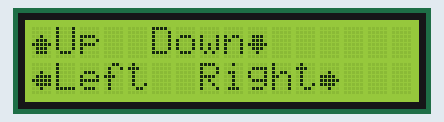
Recording of a sketch running on a simulated Arduino Uno, built with avr-gcc and run on an emulated ATmega328P. On the bench: 16×2 character LCD.

Above: at 0.1 s.
At 1.4 s:
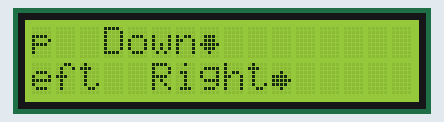
At 2.9 s:
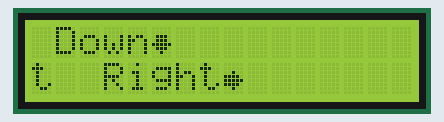
At 5.1 s:
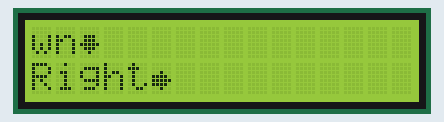
At 8.1 s:
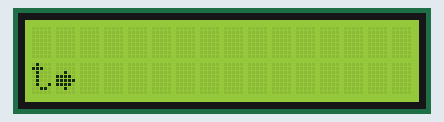
At 10.9 s:
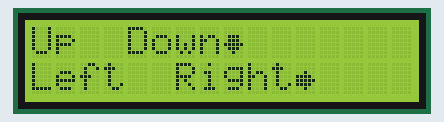

Measured:
- by itself, everything shown: repeats every 10.3 s, in 14 steps
- what the display in image 1 shows lasts 0.8 s, from 1.3 s to 2.1 s

The sketch:

ex5-1-2.ino
```cpp
//========== ex5-1-2.ino ============
// pins 12~10 connected to P13A-1~P13A-3; RS, RW, EN
// pins 5~2 connected to P13A-8~P13A-11; DB4~DB7
// LCD 1602 inserted in P13A1 header
//========== Global Declaration ============
#include <LiquidCrystal.h>		// include the LiquidCrystal library
LiquidCrystal  myLCD(12,11,10, 5,4,3,2);// create a LiquidCrystal object named myLCD
byte up[]={	0b00000,
		0b00000,
		0b00100,
		0b01110,
		0b11111,
		0b01110,
		0b01110,
		0b00000
	   };
byte down[]={	0b00000,
		0b00000,
		0b01110,
		0b01110,
		0b11111,
		0b01110,
		0b00100,
		0b00000
	    };
byte left[]={	0b00000,
		0b00000,
		0b00100,
		0b01111,
		0b11111,
		0b01111,
		0b00100,
		0b00000
	     };
byte right[]={	0b00000,
		0b00000,
		0b00100,
		0b11110,
		0b11111,
		0b11110,
		0b00100,
		0b00000
	     };
//========== Initialization ============
void setup()
{  myLCD.createChar(0,up);	// create the character pattern of up arrow
   myLCD.createChar(1,down); 	// create the character pattern of down arrow
   myLCD.createChar(2,left); 	// create the character pattern of left arrow
   myLCD.createChar(3,right); 	// create the character pattern of right arrow
   myLCD.begin(16, 2); 		// initialize the LCD
}
//========== Main Code ============
void loop()
{  myLCD.home(); 		// cursor home
   myLCD.write(byte(0));	// display custom character pattern (up arrow)
   myLCD.print("Up  Down");	// display string at col 0 of row 0, (0, 0)
   myLCD.write(byte(1));	// display custom character pattern (down arrow)
   myLCD.setCursor(0,1); 	// position cursor in the display position (0, 1)
   myLCD.write(byte(2));	// display custom character pattern (left arrow)
   myLCD.print("Left  Right");	// display string at col 1 of row 1, (1, 1)
   myLCD.write(byte(3));	// display custom character pattern (right arrow)
   delay(500); 			// pause 0.5 seconds
   for(int i=0;i<13;i++)
   {  myLCD.scrollDisplayLeft();// scroll the displayed characters one space to the left
      delay(750); 		// pause 0.75 seconds
   }
   myLCD.clear();		// clear screen
}
```
